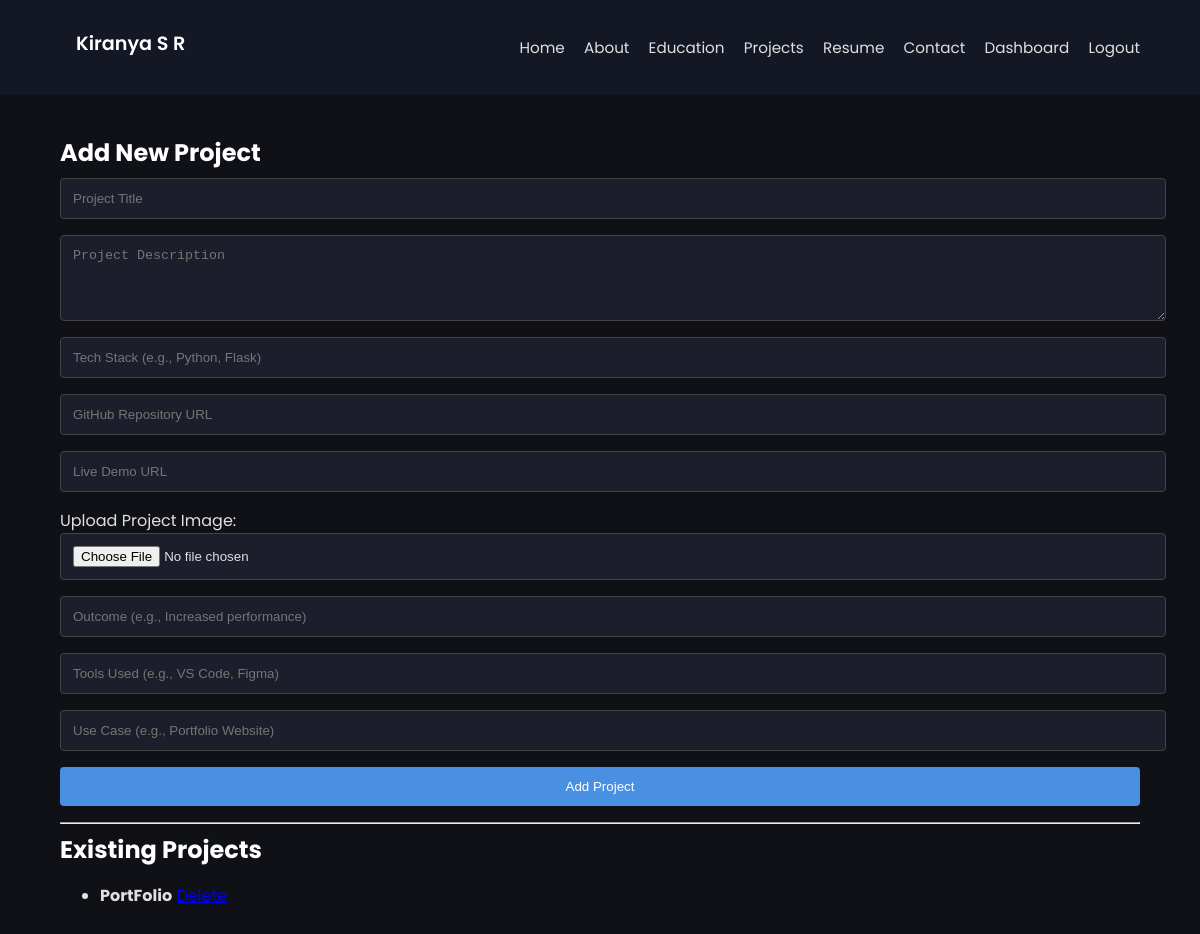
The page /admin/projects/edit (signed in) on the database as committed earlier.
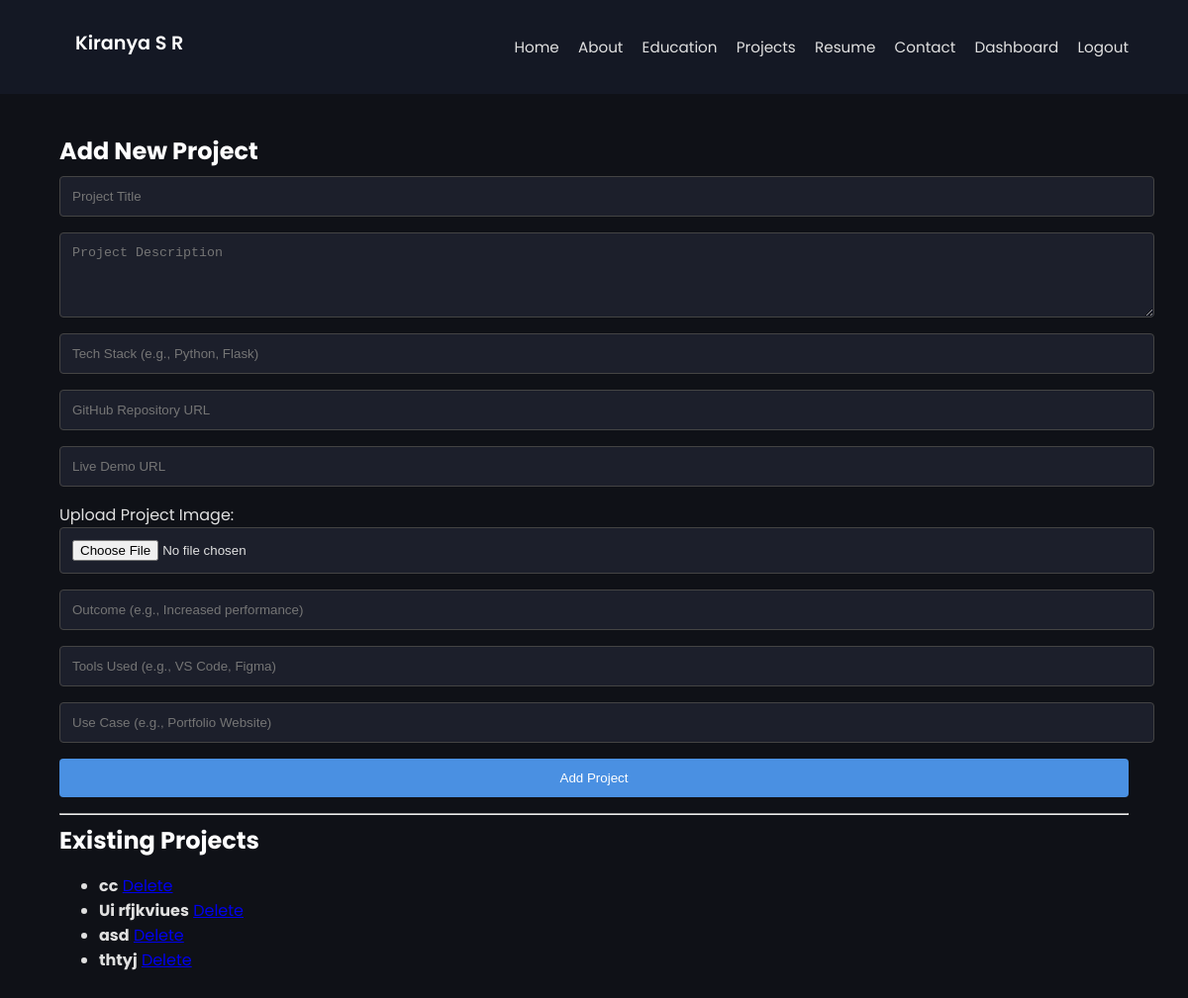
The same page on the database as committed later.
### tables this page shows
CREATE TABLE projects (
    id INTEGER PRIMARY KEY AUTOINCREMENT,
    title TEXT NOT NULL,
    description TEXT NOT NULL,
    tech_stack TEXT,
    github TEXT,
    demo TEXT,
    image TEXT,
    outcome TEXT,
    tools TEXT,
    use_case TEXT
);

### app.py (the view, shortened to what this page needs)
@app.route('/admin/projects/edit', methods=['GET', 'POST'])
def edit_projects():
    if not session.get('admin'):
        return redirect('/login')
    conn = sqlite3.connect('database.db')
    c = conn.cursor()
    c.execute('SELECT * FROM projects')
    rows = c.fetchall()
    conn.close()
    return render_template('edit_projects.html', projects=[
        {'id': row[0], 'title': row[1]} for row in rows
    ])

### templates/edit_projects.html (shortened to what this page needs)
{% extends "layout.html" %}
{% block content %}
<h2>Add New Project</h2>
<form method="POST" enctype="multipart/form-data" class="project-form">
  <input type="text" name="title" placeholder="Project Title" required>
  <textarea name="description" placeholder="Project Description" rows="4" required></textarea>
  <input type="text" name="tech_stack" placeholder="Tech Stack (e.g., Python, Flask)" required>
  <input type="text" name="github" placeholder="GitHub Repository URL">
  <input type="text" name="demo" placeholder="Live Demo URL">
  <label for="image">Upload Project Image:</label>
  <input type="file" name="image" accept="image/*" required>
  <input type="text" name="outcome" placeholder="Outcome (e.g., Increased performance)">
  <input type="text" name="tools" placeholder="Tools Used (e.g., VS Code, Figma)">
  <input type="text" name="use_case" placeholder="Use Case (e.g., Portfolio Website)">
  <button type="submit">Add Project</button>
</form>
<hr>
<h2>Existing Projects</h2>
<ul class="project-list">
  {% for project in projects %}
    <li>
      <strong>{{ project.title }}</strong>
      <a href="/admin/projects/delete/{{ project.id }}" onclick="return confirm('Are you sure you want to delete this project?');">Delete</a>
    </li>
  {% else %}
    <li>No projects added yet.</li>
  {% endfor %}
</ul>
{% endblock %}

Rows that differ between the two databases and show on the page:
changed projects (number 1 of 4 on the later page): title "PortFolio" → "cc"
added projects: title "Ui rfjkviues"
added projects: title "asd"
added projects: title "thtyj"
